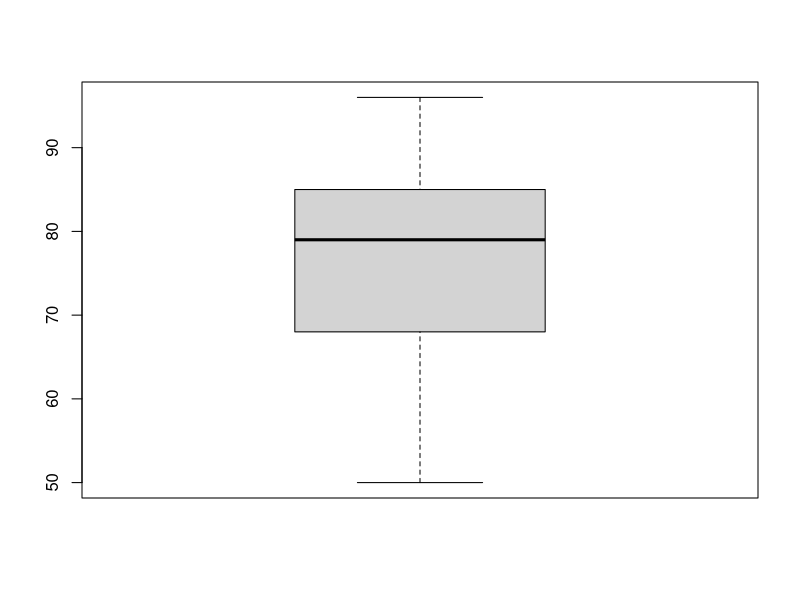
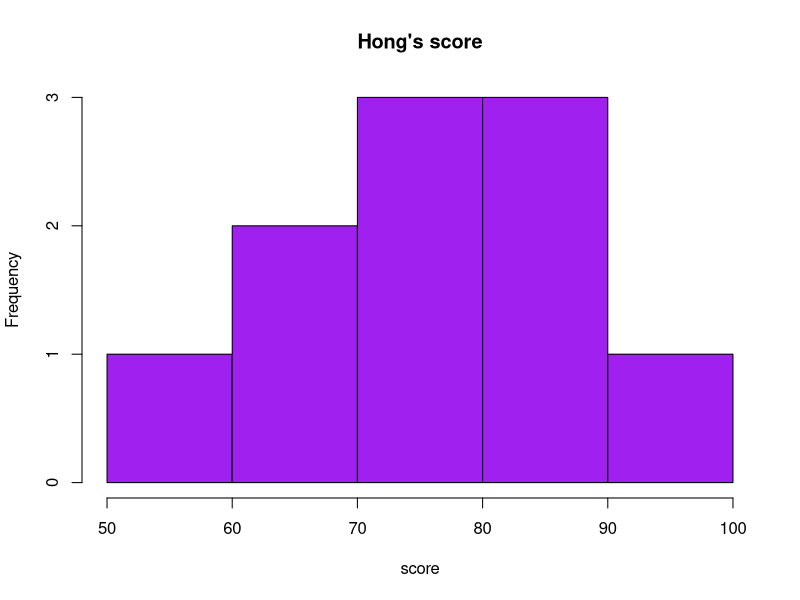
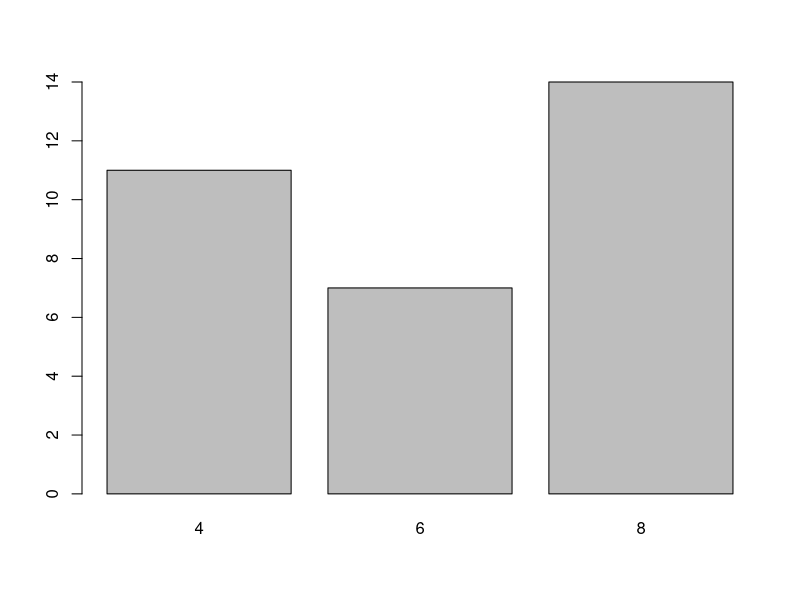
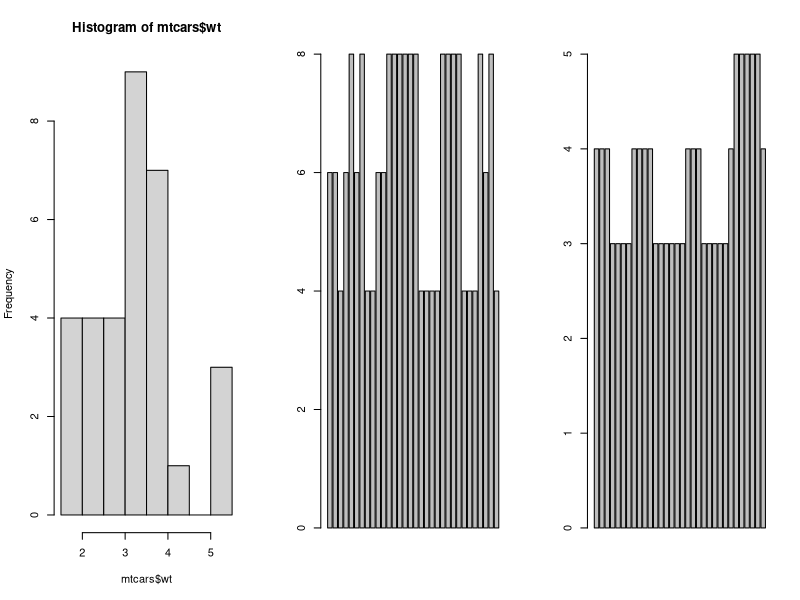
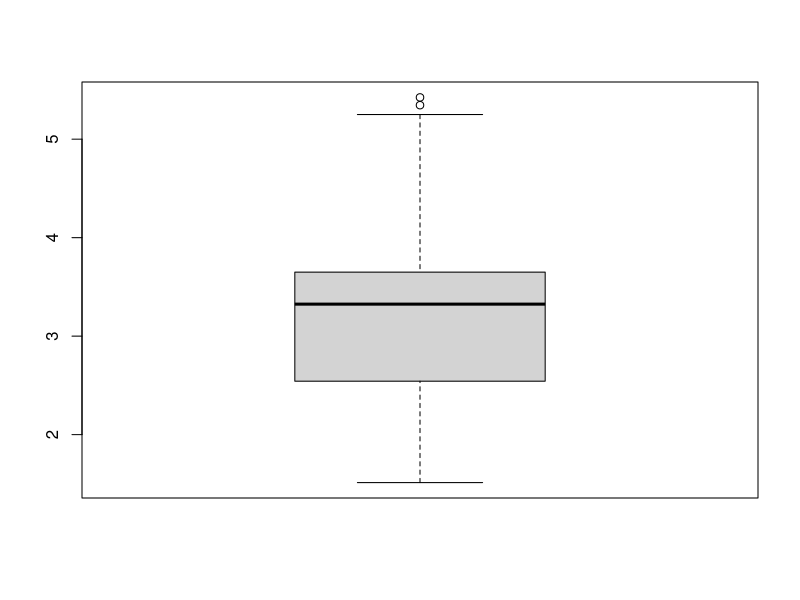
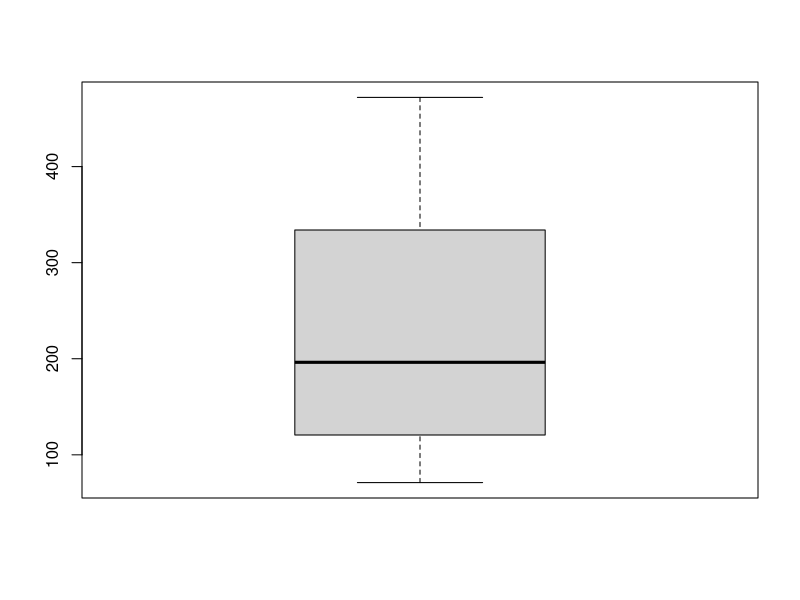

Source code (R) for these figures, in order:
score <- c(90, 85, 73, 80, 85, 65, 78, 50, 68, 96)
names(score) <- c('KOR', 'ENG', 'MATH', 'HIST', 'SOC', 'MUSIC', 'BIO', 'EARTH', 'PHY', 'ART')

score

mean(score)

median(score)

sd(score)

max(score)

score[score == max(score)]

boxplot(score)

hist(score, main = "Hong's score", col = 'purple', breaks = 5)

mean(mtcars$wt)
median(mtcars$wt)
mean(mtcars$wt, trim = 0.15)

summary(mtcars$wt)

table(mtcars$cyl)

barplot(table(mtcars$cyl))

par(mfrow = c(1, 3))
hist(mtcars$wt)
barplot(mtcars$cyl)
barplot(mtcars$gear)

par(mfrow = c(1, 1))
boxplot(mtcars$wt)
# mean value 3.2xx
# Q1, Q2, Q3 values
# 2 outliers 

boxplot(mtcars$disp)
# mean value 19x.xxx
# Q1, Q2, Q3 values
# no outliers 